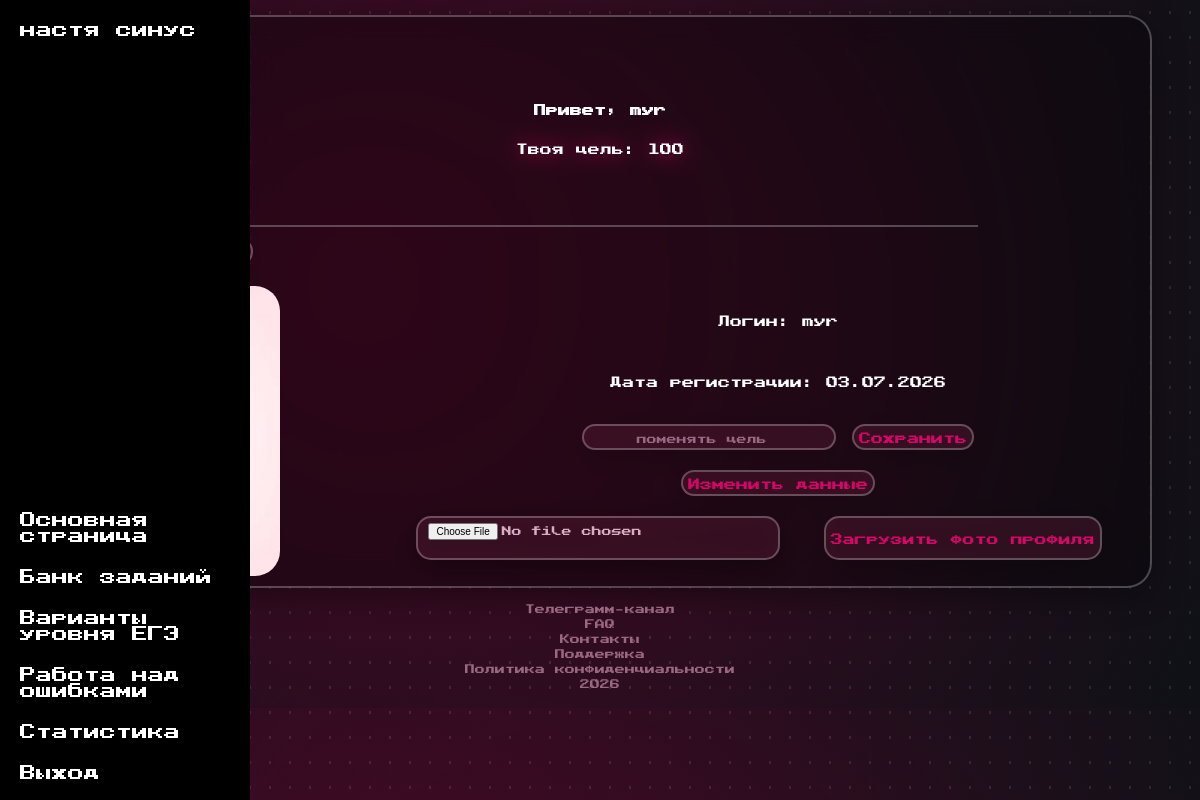
Screenshot of /profile (signed in) with the database file from the repository.
### tables this page shows
CREATE TABLE users (
            id INTEGER PRIMARY KEY AUTOINCREMENT,
            username TEXT,
            password TEXT,
            goal INTEGER DEFAULT 0,
            role TEXT DEFAULT 'user',
            avatar TEXT
        , reg_date TEXT);

### routes/auth.py (the view)
@auth_bp.route('/profile', methods=['GET', 'POST'])
@regs_only
def profile():
    conn = get_db()
    cur = conn.cursor()
    if request.method == 'POST':
        goal = request.form['goal']
        cur.execute('UPDATE users SET goal=? WHERE id=?', (goal, session['user_id']))
        conn.commit()
    cur.execute('SELECT * FROM users WHERE id=?', (session['user_id'],))
    user = cur.fetchone()
    conn.close()
    return render_template('profile.html', username=session['user'], user=user)

### database.py (called while the page is built)
def get_db():
    conn = sqlite3.connect(DATABASE)
    conn.row_factory = sqlite3.Row
    return conn

### templates/profile.html (shortened to what this page needs)
<!DOCTYPE html>
<html lang="en">
    <head>
        <link rel="stylesheet" href="{{ url_for('static', filename='css/style.css') }}">
    </head>
    <body>
        <div class="mainProfile">
            <div class="infoBlock" style="height:25vh;">
               <h2 class="heading main_Thing">Привет, {{ username }}</h2>
               <p class="goal main_Thing">Твоя цель: {{user['goal']}}</p>
            </div>
               <button type="button" class="changeButtons lightBox main_Thing" id="themeToggleBtn" style="margin:10px 0 0 20px;">🌙 Тёмная тема</button>
                <div class="profileContainer">
                    <ul class="profileList">
                        <li>
                            <p class="main_Thing"> Логин: {{ user['username'] }}</p>
                        </li>
                        <li>
                            <p class="heading main_Thing">Дата регистрации: {{user['reg_date']}}</p>
                        </li>
                        <li>
                            <form method="POST" action="/profile">
                                <input type="number" name="goal" placeholder="поменять цель" class="changeButtons lightBox main_Thing">
                                <button type="submit" class="changeButtons lightBox main_Thing">Сохранить</button>
                            </form>
                        </li>
                        <li>
                            <button onclick="openSettings()" class="changeButtons  lightBox main_Thing">Изменить данные</button>
                        </li>
                        <li>
                            <form action="/upload_avatar" method="POST" enctype="multipart/form-data" class="profileButtons" >
                                <input type="file" name="avatar" accept="image/*" class="buttons lightBox main_Thing">
                                <button type="submit" class="changeButtons lightBox main_Thing">Загрузить фото профиля</button>
                            </form>
                        </li>
                    </ul>
                </div>
            </div>
        <div class="sidebar" id="sidebar">
            <a href="{{url_for('main.error')}}" class="name sidebar_text">настя синус</a>
            <ul class="listThings">
                <li><a href="{{url_for('main.home')}}" class="lighttext sidebar_text">Основная страница</a></li>
                <li><a href="{{url_for('tasks.tasks')}}" class="lighttext sidebar_text">Банк заданий</a></li>
                <li><a href="{{url_for('tasks.tests')}}" class="lighttext sidebar_text">Варианты уровня ЕГЭ</a></li>
                <li><a href="{{url_for('tasks.mistakes')}}" class="lighttext sidebar_text">Работа над ошибками</a></li>
                <li><a href="{{url_for('tasks.statistics')}}" class="lighttext sidebar_text">Статистика</a></li>
                <li><a href="{{url_for('auth.logout')}}" class="lighttext sidebar_text">Выход</a></li>
            </ul>
        </div>
        <ul class="smallInfo">
            <li><a href="https://t.me/karznl">Телеграмм-канал</a></li>
            <li><a href="/">FAQ</a></li>
            <li><button class="textButton" onclick="openContacts()">Контакты</button></li>
            <li><a href="/">Поддержка</a></li>
            <li><a href="{{url_for('main.privacypolicy')}}">Политика конфиденциальности</a></li>
            <li>2026</li>
        </ul>
    </body>
</html>

### static/css/base/variables.css (style rules this page uses)
:root { --bg-main-1: #4409253c; --bg-main-2: #440925; --bg-main-3: #0f1117; --bg-solid: #000000; --grid-dots:#ffffff; --background-color:#00000051; --card-bg: rgba(0, 0, 0, 0.32); --card-border: rgba(255, 255, 255, 0.26); --card-shadow: rgba(0, 0, 0, 0.4); --text-color: #ffffff; --text-secondary: #9b6881; --text-accent: #d70668; --text-hover: rgb(215, 173, 195); --glow-color: rgb(205, 10, 108); --heading-color: #ffffff42; --links-color: #ffffff; --time-color:#5c394a; --btn-bg: #75234551; --btn-change-bg: #94034772; --input-bg: #440925; --sidebar-bg: #000000; --sidebar-text: #ffffff; --task-text: white; --button-color:#158113; --button-bg:#1581137b; --chart-bg:#ff1b7e6b;; }

### static/css/base/global.css (style rules this page uses)
* { padding: 0; }
html, body { inset: 0; background: radial-gradient( circle at center, var(--bg-main-1) 0%, var(--bg-main-1) 30%, transparent 70% ), radial-gradient( circle at 30% 40%, var(--bg-main-2), var(--bg-main-3) ); font-family: 'MyFont', sans-serif; color: white; margin: 0; background-color: var(--bg-solid); }
body::before { content: ""; position: fixed; inset: 0; background-image: radial-gradient(var(--grid-dots) 1px, transparent 1px); background-size: 20px 25px; opacity: 0.1; }
a { text-decoration: none; position: relative; z-index: 9999; }
.lighttext { transition: 0.3s; }
.lightBox { position: relative; }
.lightBox::after { content: ''; position: absolute; inset: 0; border-radius: inherit; box-shadow: 0 0 20px var(--glow-color); opacity: 0; transition: opacity 0.3s ease-in-out; pointer-events: none; z-index: 1; }
.heading { display: flex; justify-content: center; padding: 5px; color: var(--heading-color); }

### static/css/components/card.css (style rules this page uses)
.studentsProfile, .rate, .secondColumn, .thirdColumn, .mainProfile, .task, .noMistakes, .filterForm, .typeTasks, .information, .toast, .header, .modal { background-color: var(--background-color) !important; border-radius: 25px; border: 2px solid var(--card-border) !important; backdrop-filter: blur(15px); -webkit-backdrop-filter: blur(15px); box-shadow: 0 8px 32px var(--card-shadow); color: white; transition: background-color 0.3s ease, border-color 0.3s ease, color 0.3s ease; }
.goal { text-align: center; text-shadow: 0 0 20px var(--glow-color); color: var(--text-color); }
.heading, .questions { color: var(--text-color); }

### static/css/components/header.css (style rules this page uses)
.main_Thing { font-size: 12px; color:var(--text-color); }

### static/css/components/sidebar.css (style rules this page uses)
.sidebar { position: fixed; top: 0; left: -220px; width: 210px; height: 100%; background: var(--sidebar-bg); padding: 20px; transition: 0.3s ease; display: flex; flex-direction: column; z-index: 9999; }
.listThings { margin-top: auto; list-style: none; }
.listThings li+li { margin-top: 25px; }
.sidebar_text { color:var(--sidebar-text); }

### static/css/components/buttons.css (style rules this page uses)
.buttons { background-color: var(--btn-bg) !important; font-family: 'MyFont', sans-serif; color: var(--text-hover) !important; border-radius: 15px; border: 2px solid var(--card-border) !important; backdrop-filter: blur(15px); -webkit-backdrop-filter: blur(15px); box-shadow: 0 8px 32px var(--card-shadow); height: 30px; padding: 5px 10px; font-size: 10px; display: flex; justify-content: center; align-items: center; cursor: pointer; transition: background-color 0.3s ease, color 0.3s ease, border-color 0.3s ease; }
.changeButtons { background-color: var(--btn-bg); border-radius: 15px; color: var(--text-accent); padding: 5px; font-family: 'MyFont'; border: 2px solid #ffffff42; backdrop-filter: blur(15px); -webkit-backdrop-filter: blur(15px); box-shadow: 0 8px 32px rgba(0,0,0,0.2); margin: 0 auto; }
.textButton { font-family: 'MyFont', sans-serif; background: none; border: none; padding: 0; margin: 0; color: inherit; font-size: 10px; cursor: pointer; display: inline; vertical-align: baseline; position: relative; z-index: 10; pointer-events: auto; }

### static/css/components/forms.css (style rules this page uses)
form { position: relative; z-index: 9999; }
input { background-color: #440925; border-radius: 15px; color: #d70668; position: relative; z-index: 9999; }
input::placeholder { font-family: 'MyFont', sans-serif; color: #9b6881; text-align: center; font-size: 10px; }

### static/css/pages/profile.css (style rules this page uses)
.name { margin-bottom: auto; }
.mainProfile { padding: 10px; margin: 15px auto; width: 90%; }
.profileContainer { margin-top: 20px; display: flex; gap: 50px; }
.profileList { list-style: none; display: flex; flex-direction: column; width: 67%; gap: 20px; text-align: center; }
.profileButtons { display: flex; justify-content: center; text-align: center; gap: 5px; }
.goal { text-align: center; text-shadow: 0 0 20px rgb(205, 10, 108); color: white; }

### rows the page displays
users: username "myr", goal "100", reg_date "03.07.2026"
